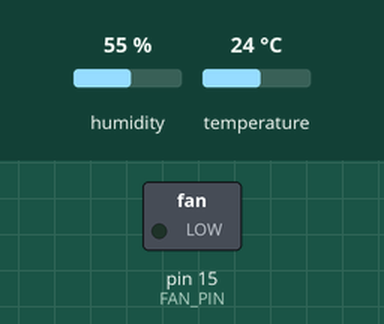
This sketch was run on a simulated Arduino Mega 2560, built with avr-gcc and run on an emulated ATmega2560. Shown: switched loads named in the sketch (green lamp = pin HIGH). The inputs (shaded band) are chosen by the test bench; at power-on: temperature 24 °C, humidity 55 %. What the sketch prints to the serial monitor is not drawn.

Above: at 2.8 s.
2.9 s: temperature set to 27.6 °C
5.6 s: temperature set to 28.5 °C
At 6.9 s:
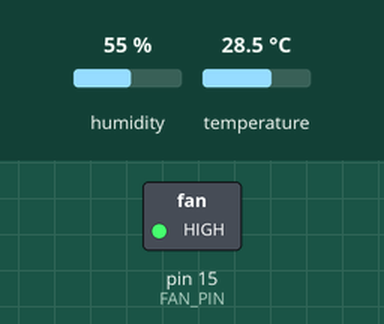
8.3 s: temperature set to 12 °C
At 10.3 s:
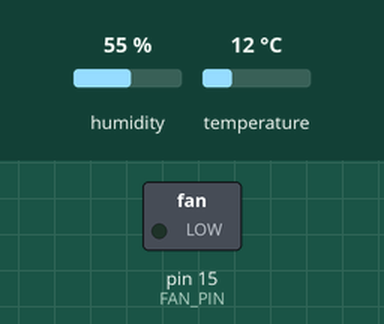
11.5 s: temperature set to 33 °C
At 13.3 s:
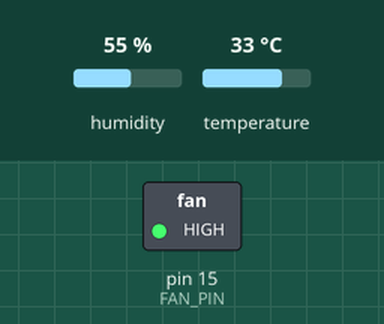
Timing chart, 0 to 14.8 s (numbered marks = the images above; inputs shaded):
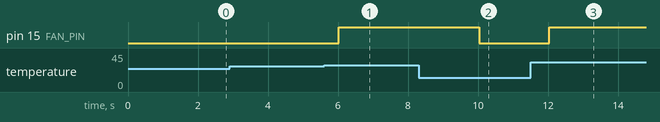

The sketch:

9_smart_fan.ino
```cpp
#include "DHT.h"

#define DHTPIN 36
#define DHTTYPE DHT22
#define FAN_PIN 15

DHT dht(DHTPIN, DHTTYPE);

void setup() {
  Serial.begin(115200);
  dht.begin();
  pinMode(FAN_PIN, OUTPUT);
}

void loop() {
  float t = dht.readTemperature();

  if (isnan(t)) return;
  Serial.print("온도: "); Serial.println(t);
  if (t > 28) {
    digitalWrite(FAN_PIN, HIGH);
    Serial.println("에어컨 켜짐");
  } else {
    digitalWrite(FAN_PIN, LOW);
    Serial.println("에어컨 꺼짐");
  }
  delay(2000);
}
```

Measured:
- the behaviour switches between 28 and 28.1 °C on temperature (found by bisection; images 0 and 1)
- after the input at 2.9 s, every drawn part: stays the same
- after the input at 5.6 s, pin 15 (FAN_PIN): LOW → HIGH after 0.42 s
- after the input at 8.3 s, pin 15 (FAN_PIN): HIGH → LOW after 1.7 s
- after the input at 11.5 s, pin 15 (FAN_PIN): LOW → HIGH after 0.54 s
